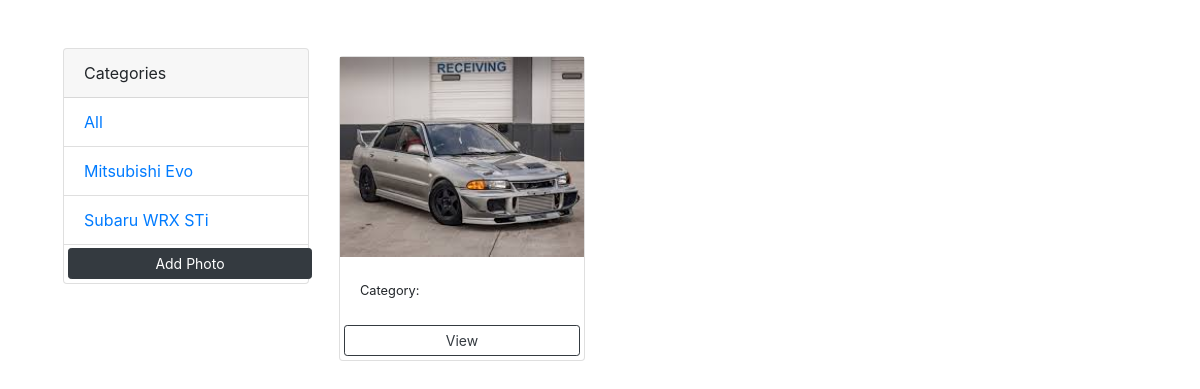
/, run on an earlier commit of the app's database.
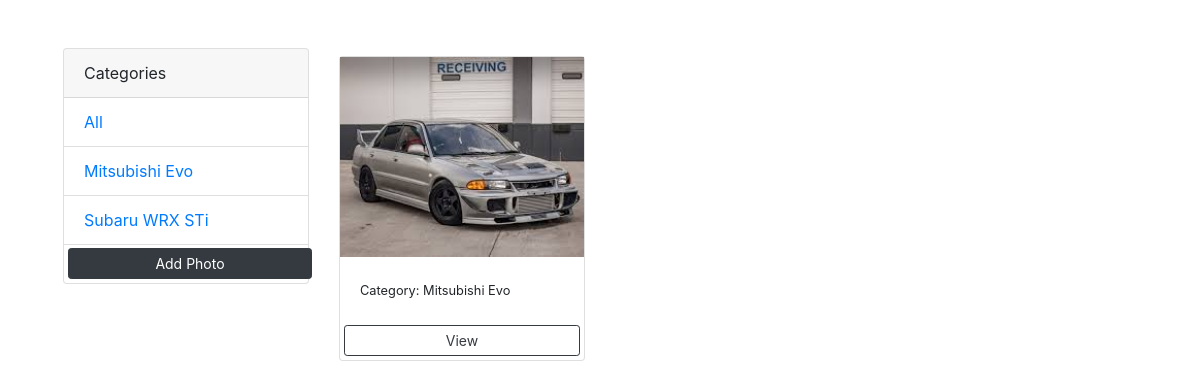
And on a later commit of the database.
### photos/models.py (models this page shows, shortened)
class Photo(models.Model):
    category = models.ForeignKey(Category, on_delete=models.SET_NULL, null=True, blank=True)
    image = models.ImageField(null=False, blank=False)
    description = models.TextField(max_length = 500, null = False, blank = False)

class Category(models.Model):
    name = models.CharField(max_length = 100, null = False, blank = False)

### photos/views.py (the view)
# urls.py: path('', views.gallery, name='gallery'),
def gallery(request):
    category = request.GET.get('category')
    if category == None:
        photos = Photo.objects.all()
    else:
        photos = Photo.objects.filter(category__name__contains=category)
    categories = Category.objects.all()
    context = {'categories': categories, 'photos' : photos}
    return render(request, 'photos/gallery.html', context)

### templates/photos/gallery.html
{% extends 'main.html'%} {% block contents%}
<div class="container">
    <div class="row">
        <div class="col-md-3">
            <div class="card">
                <div class="card-header">Categories</div>
                <ul class="list-group list-group-flush">
                    <li class="list-group-item">
                    <a href="{% url 'gallery' %}">All</a></li>
                    {% for category in categories %}
                    <li class="list-group-item">
                        <a href="{% url 'gallery' %}?category={{category.name}}">
                            {{category.name}}
                        </a>
                    </li> {% endfor %}
                    <a href="{% url 'add'%}" class="btn btn-dark btn-block btn-sm m-1">Add Photo</a>
                </ul>
            </div>
        </div>
        <div class="col-md-9">
            <div class="row">
                {% for photo in photos %}
                <div class="col-md-4">
                    <div class="card my-2">
                        <img class="image-thumbnail" src="{{photo.image.url}}" alt="">
                        <div class="card-body">
                            <small>Category: {{photo.category.name}}</small>
                        </div>
                        <a class="btn btn-outline-dark btn-sm m-1" href="{% url 'view' photo.id %} ">View</a>
                    </div>
                </div>
                {% empty %}
                <h3>No photos...</h3> {% endfor %}
            </div>
        </div>
    </div>
</div>
{% endblock%}

What changed in the data, as far as the page shows it:
changed Photo: category.name (not shown) → "Mitsubishi Evo"
